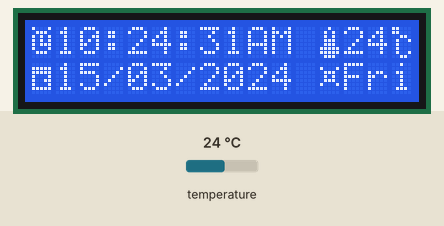
Recording of a sketch running on a simulated Arduino Uno, built with avr-gcc and run on an emulated ATmega328P. Shown: 16×2 character LCD. The inputs (shaded band) are chosen by the test bench; at power-on: temperature 24 °C. The local clock reads 2024-03-15 10:24:30 at power-on unless the sketch sets it.

Above: at 1.3 s.
1.4 s: temperature set to 9 °C
At 2.8 s:
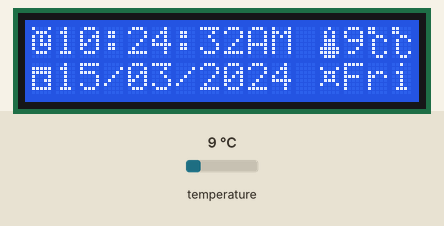
4.4 s: temperature set to 12 °C
At 5.6 s:
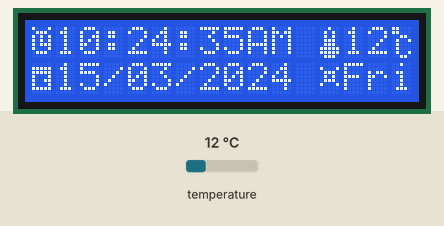
6.5 s: temperature set to 19 °C
At 7.8 s:
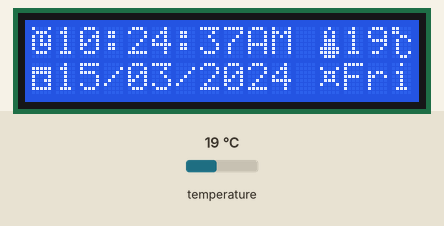
Timing chart, 0 to 9.5 s (numbered marks = the images above; inputs shaded):
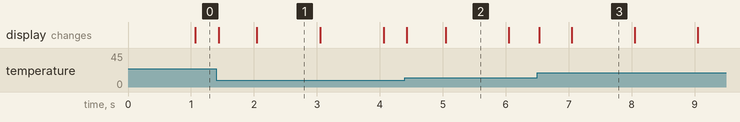

Measured:
- after the input at 1.4 s, the display: first changes at once (image 1 shows a later state)
- after the input at 4.4 s, the display: first changes at once (image 2 shows a later state)
- what the display in image 1 shows lasts 1.1 s, from 2.0 s to 3.1 s

The sketch:

ds3231_clock.ino
```cpp
  // Date and time functions using a DS3231 RTC connected via I2C and Wire lib
  #include <Wire.h>
  #include <LiquidCrystal_I2C.h>
  #include "RTClib.h"

  RTC_DS3231 rtc;
  LiquidCrystal_I2C lcd(0x27, 16, 2);
  char daysOfTheWeek[7][12] = {"Sun", "Mon", "Tue", "Wed", "Thu", "Fri", "Sat"};

  byte Clock[8] =
  {
    0b10001,
    0b01110,
    0b10101,
    0b10101,
    0b10111,
    0b10001,
    0b01110,
    0b00000
  };
  byte Calendar[8] =
  {
      0b00000,
      0b11111,
      0b11111,
      0b10001,
      0b10011,
      0b10001,
      0b11111,
      0b00000
  };
  byte Thermometer[8] = //icon for termometer
  {
      0b00100,
      0b01010,
      0b01010,
      0b01110,
      0b01110,
      0b11111,
      0b11111,
      0b01110
  };
  byte degreeCentigrade[8] =
  {
    0b11000,
    0b11000,
    0b00110,
    0b01001,
    0b01000,
    0b01000,
    0b01001,
    0b00110
  };
  byte daySign[8] = {
    0b00000,
    0b10001,
    0b01110,
    0b01010,
    0b01110,
    0b10001,
    0b00000,
    0b00000
};


  void setup ()
  {
      Serial.begin(9600);

      lcd.init (); // initialize the lcd
      lcd.backlight();//To Power ON the back light

      lcd.createChar(1, Clock);
      lcd.createChar(2, Calendar);
      lcd.createChar(3, Thermometer);
      lcd.createChar(4, degreeCentigrade);
      lcd.createChar(5, daySign);

  #ifndef ESP8266
      while (!Serial); // wait for serial port to connect. Needed for native USB
  #endif

      if (! rtc.begin())
      {
          Serial.println("Couldn't find RTC");
          Serial.flush();
          while (1);
      }

      if (rtc.lostPower())
      {
          Serial.println("RTC lost power, let's set the time!");
          rtc.adjust(DateTime(F(__DATE__), F(__TIME__)));//auto update from computer time
          // rtc.adjust(DateTime(2023, 7, 14, 12, 8, 0));// to set the time manually
      }
  }

  void loop ()
  {
      DateTime now = rtc.now();

      lcd.setCursor(0, 0);
      lcd.write(1);
      // lcd.print(" ");

      if(now.hour() == 0)
      {
        lcd.print("12");
      }
      else if(now.hour() > 12)
      {
          int Hour=now.hour()-12;
          if(Hour < 10)
          {
            lcd.print("0");
            lcd.print(Hour, DEC);
          }
          else{
            lcd.print(Hour, DEC);
          }
      }
      else
      {
        int Hour=now.hour();
        if(Hour < 10)
          {
            lcd.print("0");
            lcd.print(Hour, DEC);
          }
          else{
            lcd.print(Hour, DEC);
          }
      }

      lcd.print(':');
      if(now.minute() < 10)
      {
        lcd.print("0");
        lcd.print(now.minute(), DEC);
      }
      else
      {
        lcd.print(now.minute(), DEC);
      }
      lcd.print(':');
      if(now.second() < 10)
      {
        lcd.print("0");
        lcd.print(now.second(), DEC);
      }
      else
      {
        lcd.print(now.second(), DEC);
      }
      //AM PM srart
      if(now.hour() >= 12)
      {
        // lcd.print(" ");
        lcd.print("PM");
      }
      else
      {
        // lcd.print(" ");
        lcd.print("AM");
      }
      //AM PM end
      // time end

      lcd.print(" ");
      //temperature start
      lcd.write(3);
      int Temperature=(rtc.getTemperature());
      lcd.print(Temperature);
      lcd.write(4);
      //temperature end

      ///////////////////////////////////////////////////////////////////////////////////////

      // date start
      lcd.setCursor(0, 1);
      lcd.write(2);
      if(now.day() < 10)
      {
        lcd.print("0");
        lcd.print(now.day(), DEC);
      }
      else
      {
        lcd.print(now.day(), DEC);
      }
      lcd.print('/');
      if(now.month() < 10)
      {
        lcd.print("0");
        lcd.print(now.month(), DEC);
      }
      else
      {
        lcd.print(now.month(), DEC);
      }
      lcd.print('/');
      lcd.print(now.year(), DEC);
      // date end

      lcd.print(" ");
      //Print days name start
      lcd.write(5);
      lcd.print(daysOfTheWeek[now.dayOfTheWeek()]);
      //Print days name end


  }
```
